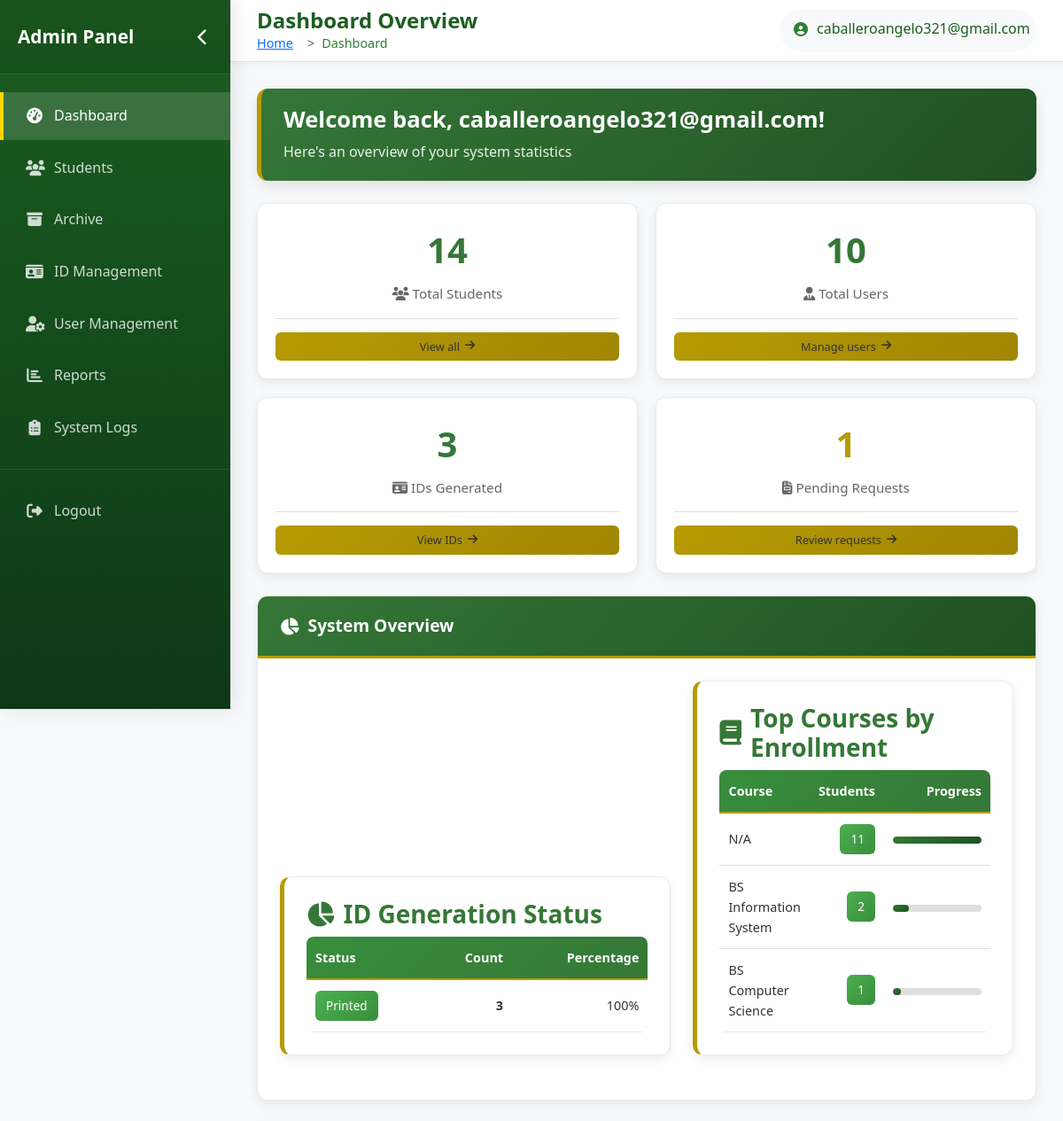
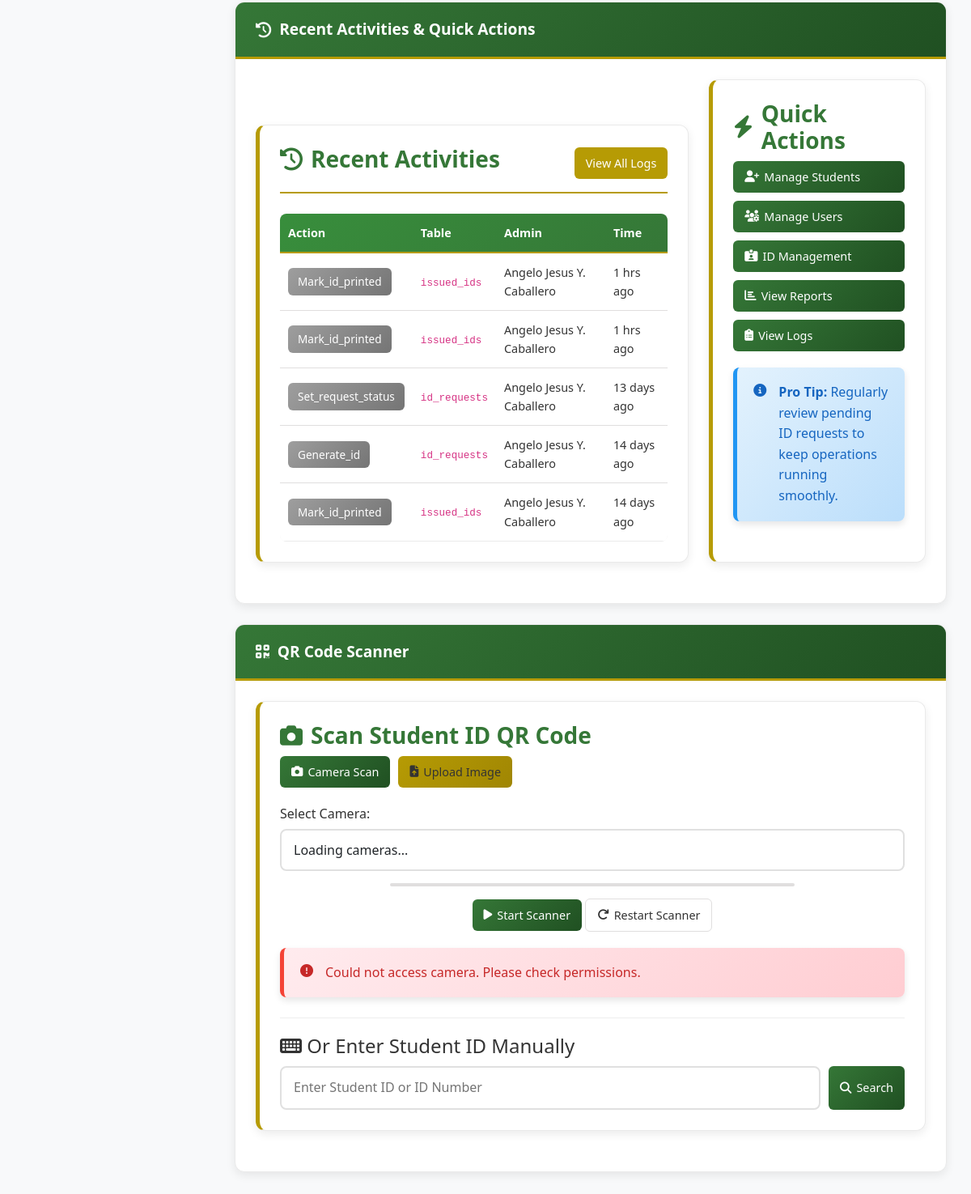
Screenshot of /admin/admin_dashboard.php (signed in) with the database file from the repository (2 pictures, top to bottom).
### tables this page shows
CREATE TABLE `audit_logs` (
  `id` int(11) NOT NULL,
  `action` varchar(50) NOT NULL,
  `record_id` int(11) NOT NULL,
  `table_name` varchar(100) NOT NULL,
  `old_data` longtext DEFAULT NULL,
  `new_data` longtext DEFAULT NULL,
  `user_id` int(11) DEFAULT NULL,
  `description` text DEFAULT NULL,
  `ip_address` varchar(45) DEFAULT NULL,
  `user_agent` text DEFAULT NULL,
  `created_at` timestamp NOT NULL DEFAULT current_timestamp()
);

CREATE TABLE `users` (
  `user_id` int(11) NOT NULL,
  `full_name` varchar(100) NOT NULL,
  `email` varchar(100) NOT NULL,
  `password_hash` varchar(255) NOT NULL,
  `role` enum('admin','teacher','student') DEFAULT 'student',
  `is_verified` tinyint(1) DEFAULT 0,
  `verification_token` varchar(255) DEFAULT NULL,
  `created_at` timestamp NOT NULL DEFAULT current_timestamp(),
  `status` varchar(20) DEFAULT 'pending',
  `deleted_at` datetime DEFAULT NULL,
  `verified` tinyint(1) DEFAULT 0,
  `verified_at` datetime DEFAULT NULL
);

### admin/admin_dashboard.php (the view, shortened to what the rows shown need)
<?php
require_once 'classes/ReportsManager.php';
$reportsManager = new ReportsManager();
$recentActivities = $reportsManager->getRecentActivities(5);
require_once 'admin_header.php';
?>
<!DOCTYPE html>
<html lang="en">
<head>
</head>
<body>
                <div class="page-header">
                    <h2>Welcome back, <?= htmlspecialchars($_SESSION['email'] ?? 'Admin') ?>!</h2>
                </div>
                <div class="admin-card">
                    <div class="admin-card-body">
                        <div class="filter-form">
                            <div class="action-section">
                                <div class="table-responsive">
                                    <table class="admin-table">
                                        <thead>
                                            <tr>
                                                <th>Status</th>
                                                <th class="text-end">Count</th>
                                                <th class="text-end">Percentage</th>
                                            </tr>
                                        </thead>
                                    </table>
                                </div>
                            </div>
                            <div class="action-section">
                                <div class="table-responsive">
                                    <table class="admin-table">
                                        <thead>
                                            <tr>
                                                <th>Course</th>
                                                <th class="text-end">Students</th>
                                                <th class="text-end">Progress</th>
                                            </tr>
                                        </thead>
                                    </table>
                                </div>
                            </div>
                        </div>
                    </div>
                </div>
                <div class="admin-card">
                    <div class="admin-card-body">
                        <div class="filter-form">
                            <div class="action-section">
                                <div class="table-responsive">
                                    <table class="admin-table">
                                        <thead>
                                            <tr>
                                                <th>Action</th>
                                                <th>Table</th>
                                                <th>Admin</th>
                                                <th>Time</th>
                                            </tr>
                                        </thead>
                                        <tbody>
                                            <?php if (!empty($recentActivities)): ?>
                                                <?php foreach ($recentActivities as $activity): ?>
                                                <tr>
                                                    <td>
                                                        <?php
                                                        $actionBadge = match($activity['action']) {
                                                            'insert' => 'status-approved',
                                                            'update' => 'status-generated',
                                                            'delete' => 'status-rejected',
                                                            default => 'status-inactive'
                                                        };
                                                        ?>
                                                        <span class="status-badge <?= $actionBadge ?>">
                                                            <?= ucfirst($activity['action']) ?>
                                                        </span>
                                                    </td>
                                                    <td>
                                                        <code><?= htmlspecialchars($activity['table_name']) ?></code>
                                                    </td>
                                                    <td><?= htmlspecialchars($activity['admin_name'] ?? 'System') ?></td>
                                                    <td>
                                                        <?php
                                                        $time = strtotime($activity['created_at']);
                                                        $now = time();
                                                        $diff = $now - $time;
                                                        if ($diff < 60) {
                                                            echo "Just now";
                                                        } elseif ($diff < 3600) {
                                                            echo floor($diff / 60) . " min ago";
                                                        } elseif ($diff < 86400) {
                                                            echo floor($diff / 3600) . " hrs ago";
                                                        } else {
                                                            echo floor($diff / 86400) . " days ago";
                                                        }
                                                        ?>
                                                    </td>
                                                </tr>
                                                <?php endforeach; ?>
                                            <?php endif; ?>
                                        </tbody>
                                    </table>
                                </div>
                            </div>
                        </div>
                    </div>
                </div>
            </div>
        </main>
    </div>
</body>
</html>

### rows the page displays
audit_logs: action "Mark_id_printed", table_name "issued_ids", user.full_name "Angelo Jesus Y. Caballero"
audit_logs: action "Mark_id_printed", table_name "issued_ids", user.full_name "Angelo Jesus Y. Caballero"
audit_logs: action "Set_request_status", table_name "id_requests", user.full_name "Angelo Jesus Y. Caballero"
audit_logs: action "Generate_id", table_name "id_requests", user.full_name "Angelo Jesus Y. Caballero"
audit_logs: action "Mark_id_printed", table_name "issued_ids", user.full_name "Angelo Jesus Y. Caballero"

### other values shown
$_SESSION['email'] "caballeroangelo321@gmail.com"
$stats['total_students'] "14"
$stats['total_users'] "10"
$stats['total_ids_generated'] "3"
$stats['pending_id_requests'] "1"
$status['status'] "Printed"
$status['count'] "3"
$percentage "100"
$course['course'] "N/A"
$course['count'] "11"
$course['course'] "BS Information System"
$course['count'] "2"
$course['course'] "BS Computer Science"
$course['count'] "1"
